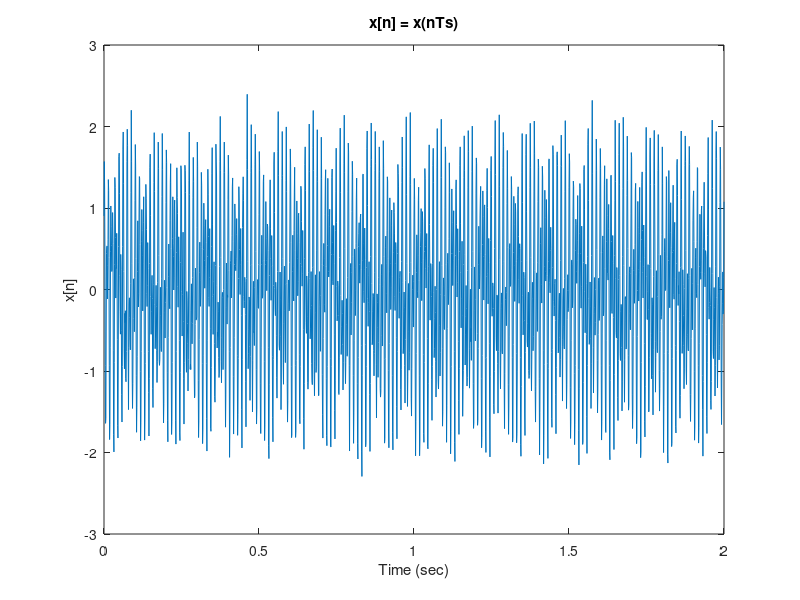

Write MATLAB code to recreate this figure.
Fs=1000;
f=[80 150];
t_int = [0:1/Fs:2];
n=[0:2];
omega=2.*pi.*f;
x1 = 1.5*cos(omega(1)*t_int);
x1= x1/max(x1(:));
x2 = 2.5*sin(omega(2)*t_int);
x2= x2/max(x2(:));
x3=0.15*randn(1,Fs+1001);
x=x1+x2+x3;
plot(t_int,x)
xlabel('Time (sec)');
ylabel('x[n]');
title('x[n] = x(nTs)');